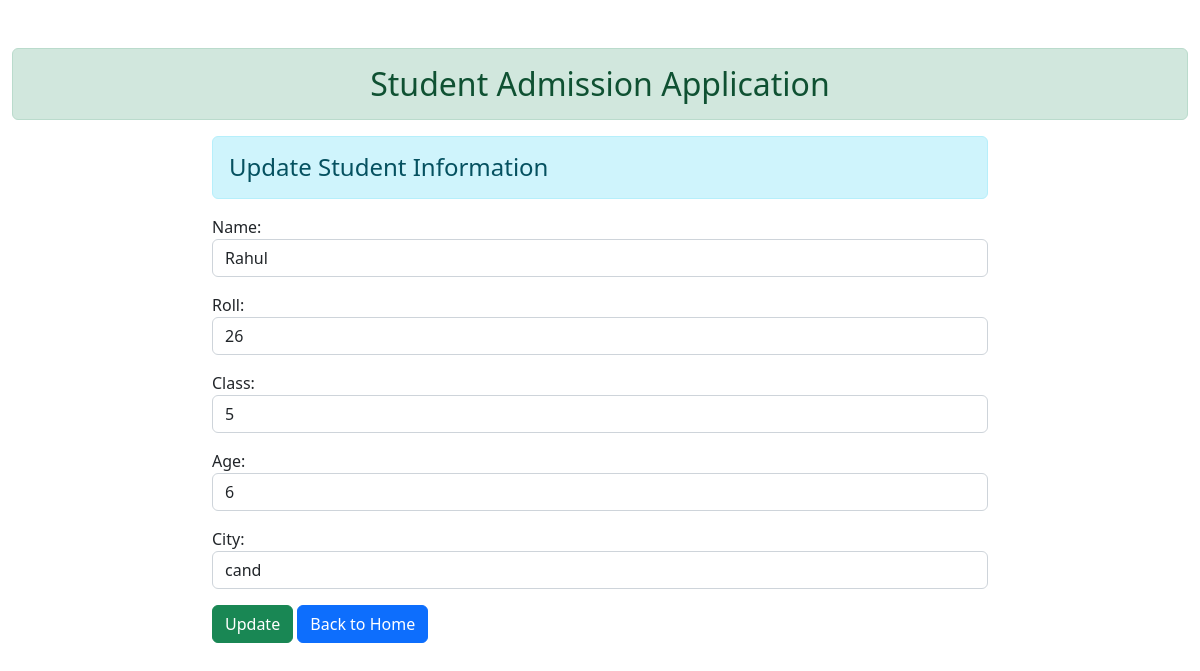
Page /9/ on the committed database.
### Home/models.py (models this page shows)
class User(models.Model):
    name=models.CharField(max_length=20)
    roll=models.IntegerField(unique=True)
    Class=models.IntegerField()
    Age=models.IntegerField()
    City=models.CharField(max_length=20)

### Home/views.py (the view)
# urls.py: path('<int:id>/', views.update_data, name='updatedata')
def update_data(request, id):
    if request.method == 'POST':
        pi=User.objects.get(pk=id)
        fm=StudentRegistration(request.POST,instance=pi)
        if fm.is_valid():
            fm.save()
    else:
        pi = User.objects.get(pk=id)
        fm = StudentRegistration(instance=pi)
    return render(request, 'enroll/update.html',{'form':fm})

### Home/forms.py
class StudentRegistration(forms.ModelForm):
    class Meta:
        model = User
        fields = ['name', 'roll', 'Class', 'Age', 'City']
        widgets = {
            'name': forms.TextInput(attrs={'class': 'form-control'}),
            'roll': forms.TextInput(attrs={'class': 'form-control'}),
            'Class': forms.TextInput(attrs={'class': 'form-control'}),
            'Age': forms.TextInput(attrs={'class': 'form-control'}),
            'City': forms.TextInput(attrs={'class': 'form-control'}),
        }

### Home/templates/enroll/Update.html (shortened to what this page needs)
{% extends 'enroll/base.html'%}
{% block content %}
    <div class="row">
        <div class="col-sm-8 offset-2">
            <h4 class='alert alert-info'>Update Student Information</h4>
            <form action="#" method='post'>
                {{form.as_p}}
                <input type="submit" class="btn btn-success" value="Update" >
                <a href="{% url 'addandshow' %}" class="btn btn-primary">Back to Home</a>
            </form>
        </div>
    </div>
{% endblock content%}

### rows in the picture
User: name "Rahul", roll "26", Class "5", Age "6", City "cand"
